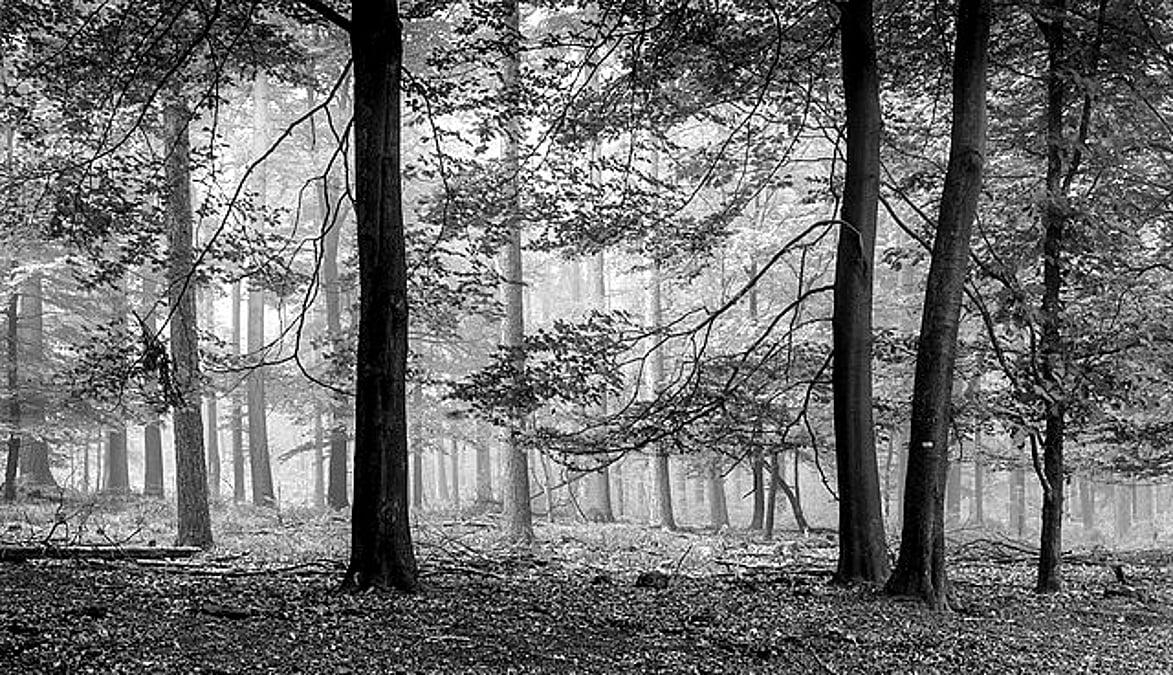
#> input picture assign_13/img/img_3.jpeg, 1173 x 675 px, found by its file name
$ python 1_ideal_lpf.py
#> lines starting #> are read from the running program, lines starting #| are printed output that depends on the picture; after the words box and inside, x2 and y2 are one past the last pixel; in counts of white or black regions, pixels touching at a corner belong together
import cv2
import numpy as np
import matplotlib.pyplot as plt

# Read image in grayscale
img = cv2.imread("img_3.jpeg", cv2.IMREAD_GRAYSCALE)
#> img is the input picture: shape (675, 1173); min 0, max 255, mean 111.9

if img is None:
    raise FileNotFoundError("Image not found!")

# 2D Fourier Transform
F = np.fft.fft2(img)

# Shift zero frequency to center
F_shift = np.fft.fftshift(F)

# Image dimensions
rows, cols = img.shape
#> rows = 675; cols = 1173
crow, ccol = rows // 2, cols // 2
#> crow = 337; ccol = 586

# Different filter radii
radii = [10, 25, 50, 100]

plt.figure(figsize=(12, 12))

for i, radius in enumerate(radii):

    # Create ideal low-pass filter
    mask = np.zeros((rows, cols), np.uint8)

    # Draw filled circle at the center
    cv2.circle(mask, (ccol, crow), radius, 1, -1)

    # Apply filter
    F_filtered = F_shift * mask

    # Inverse Fourier Transform
    F_ishift = np.fft.ifftshift(F_filtered)
    img_filtered = np.fft.ifft2(F_ishift)

    # Convert to real image
    img_filtered = np.abs(img_filtered)

    # Fourier magnitude spectrum
    spectrum = np.log(1 + np.abs(F_filtered))

    # Filtered image
    plt.subplot(4, 3, i * 3 + 1)
    plt.imshow(img_filtered, cmap="gray")
    plt.title(f"ILPF - Radius {radius}")
    plt.axis("off")

    # Filter mask
    plt.subplot(4, 3, i * 3 + 2)
    plt.imshow(mask, cmap="gray")
    plt.title(f"Filter Mask - R={radius}")
    plt.axis("off")

    # Fourier spectrum
    plt.subplot(4, 3, i * 3 + 3)
    plt.imshow(spectrum, cmap="gray")
    plt.title(f"FT - Radius {radius}")
    plt.axis("off")
#> this loop made 4 passes
#> pass 1, `img_filtered = np.abs(img_filtered)`:
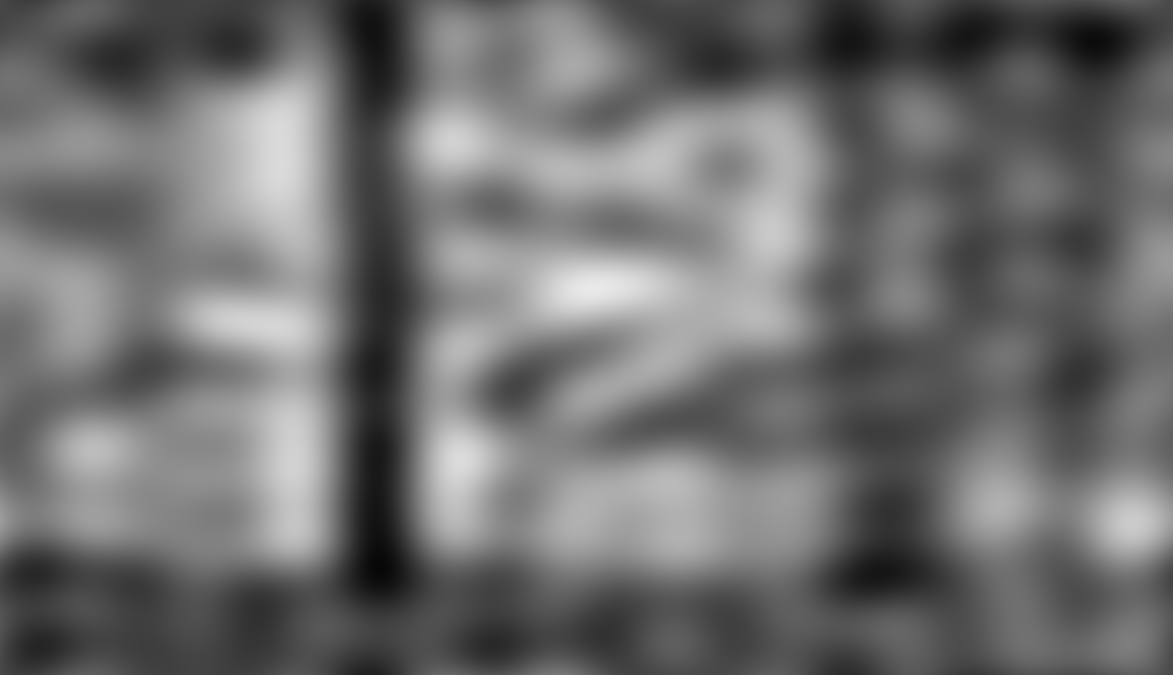
#> img_filtered: shape (675, 1173) float64; min 7.42, max 233.1, mean 111.9
#> pass 1, `spectrum = np.log(1 + np.abs(F_filtered))`:
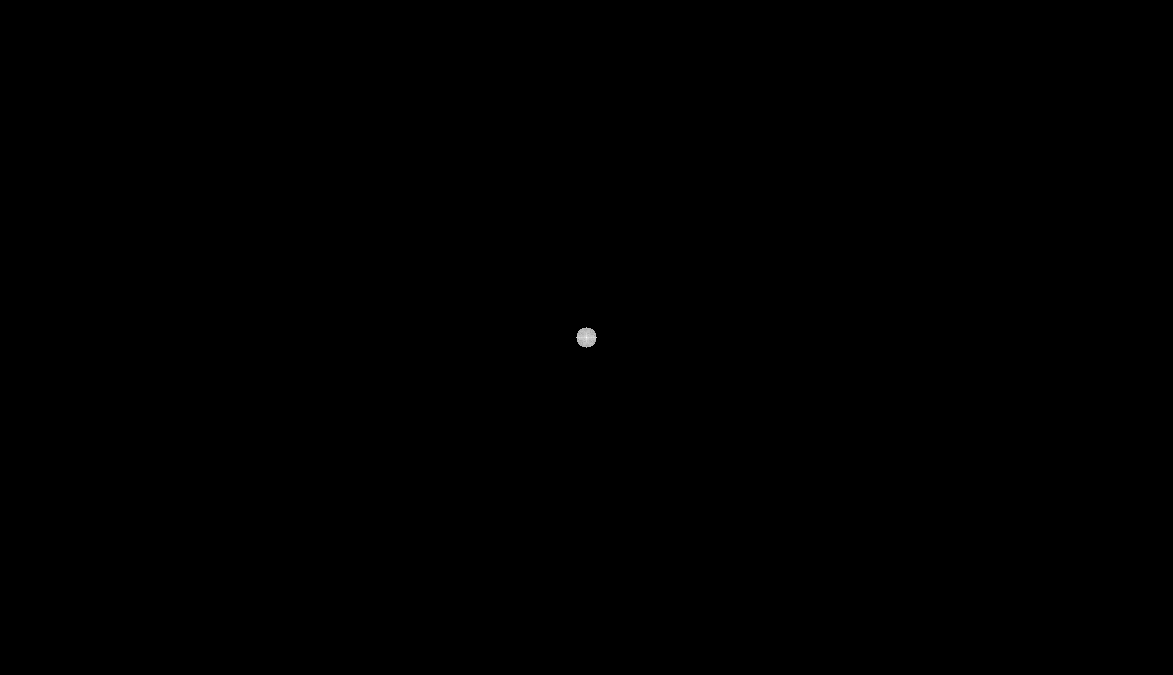
#> spectrum: shape (675, 1173) float64; min 0, max 18.3, mean 0.00547; drawn with min black and max white
#> pass 2, `img_filtered = np.abs(img_filtered)`:
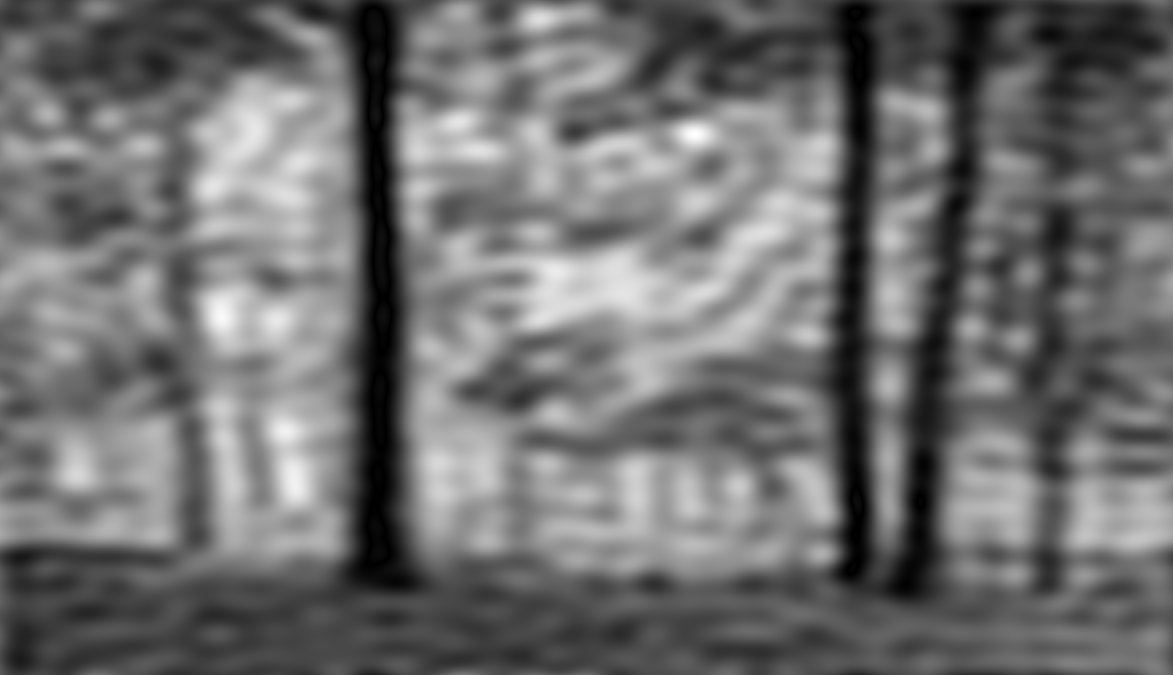
#> img_filtered: shape (675, 1173) float64; min 5.21e-06, max 254.6, mean 112
#> after the loop:
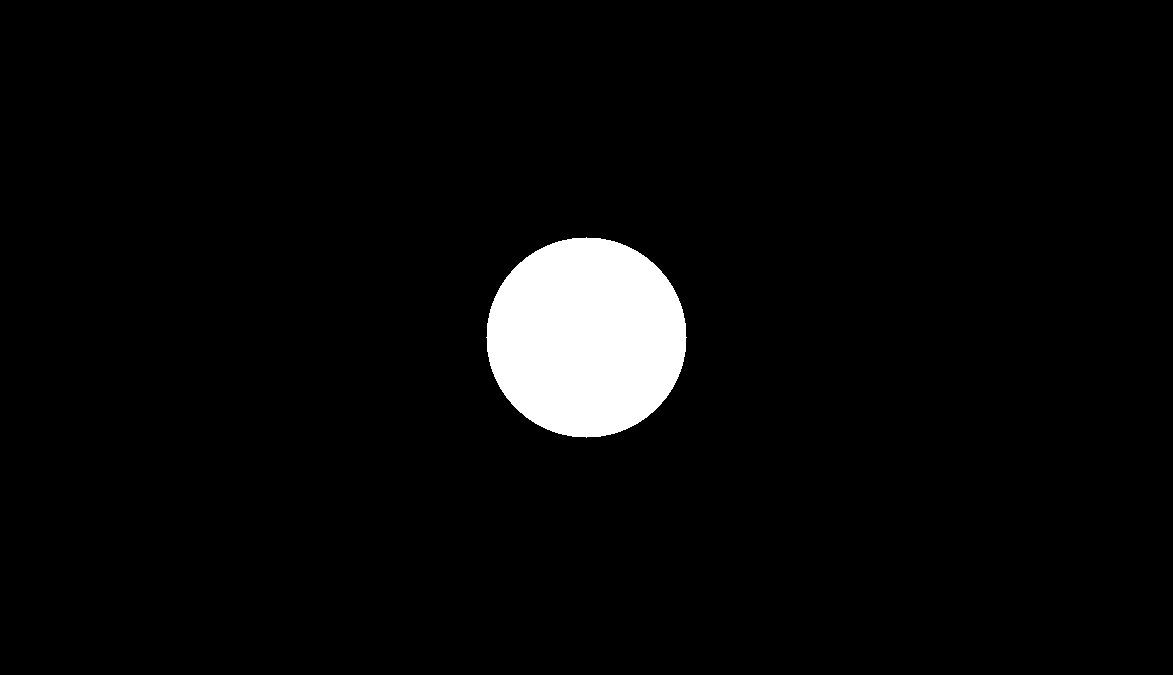
#> mask: shape (675, 1173); values 0 (black) and 1 (white), 4% white; 1 white region, box (x1, y1, x2, y2) and area: (486, 237, 687, 438) 31417

plt.tight_layout()
plt.show()
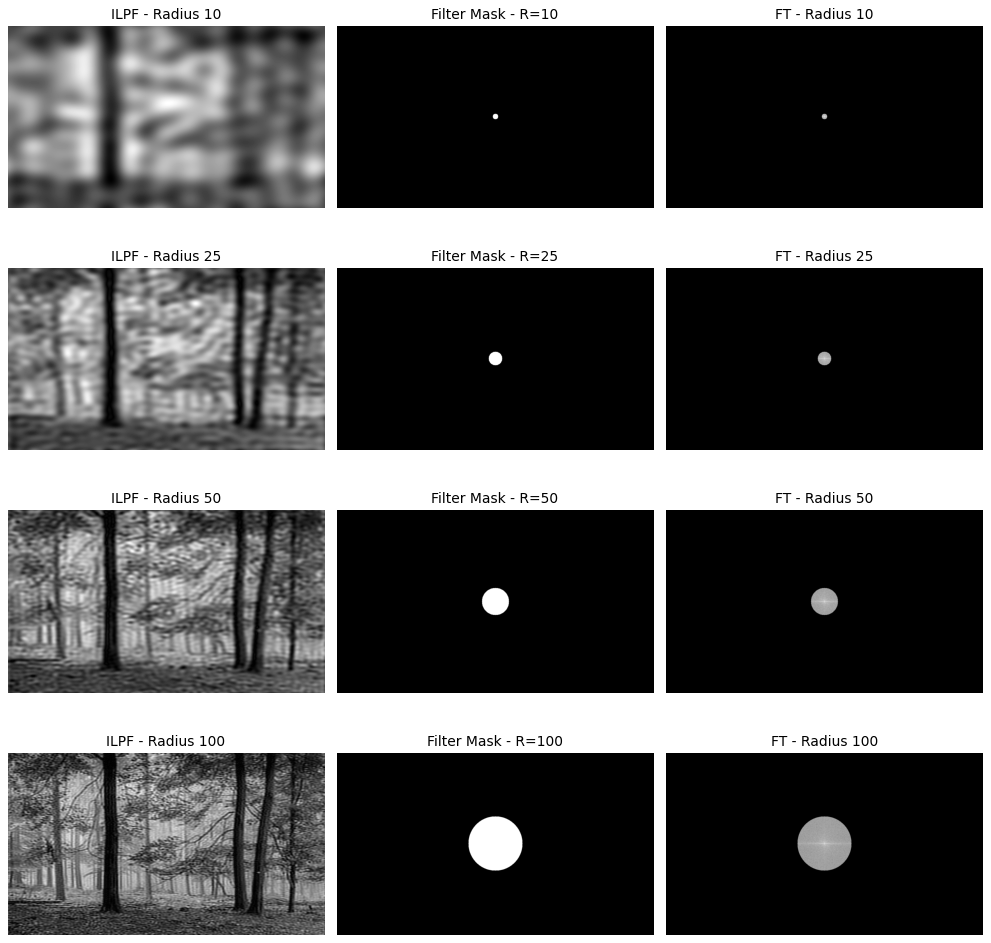
#> figure drawn by matplotlib, 12 panels

$ run again, with assign_13/img/img_1.jpeg copied over assign_13/img/img_3.jpeg
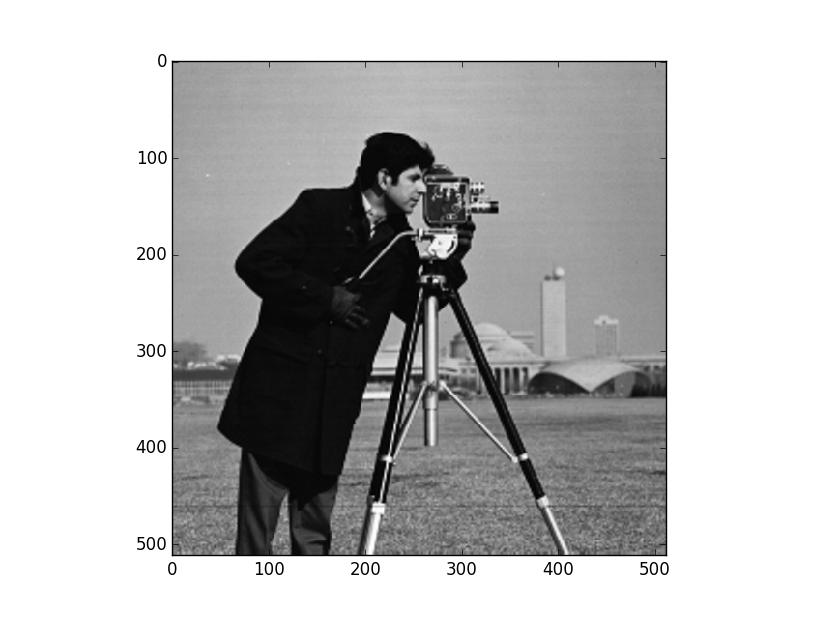
#> input picture assign_13/img/img_1.jpeg, 817 x 617 px, found by its file name
#> img is the input picture: shape (617, 817); min 0, max 255, mean 186.8
#> the loop `for i, radius in enumerate(radii):` made 4 passes
#> pass 1, `img_filtered = np.abs(img_filtered)`:
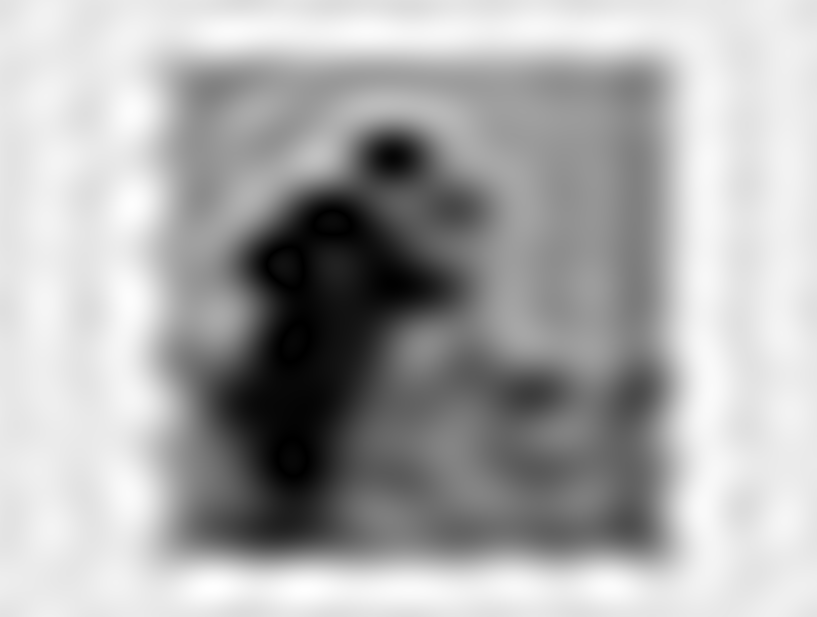
#> img_filtered: shape (617, 817) float64; min 9.6e-06, max 277, mean 186.9; drawn with min black and max white
#> after the loop `for i, radius in enumerate(radii):`:
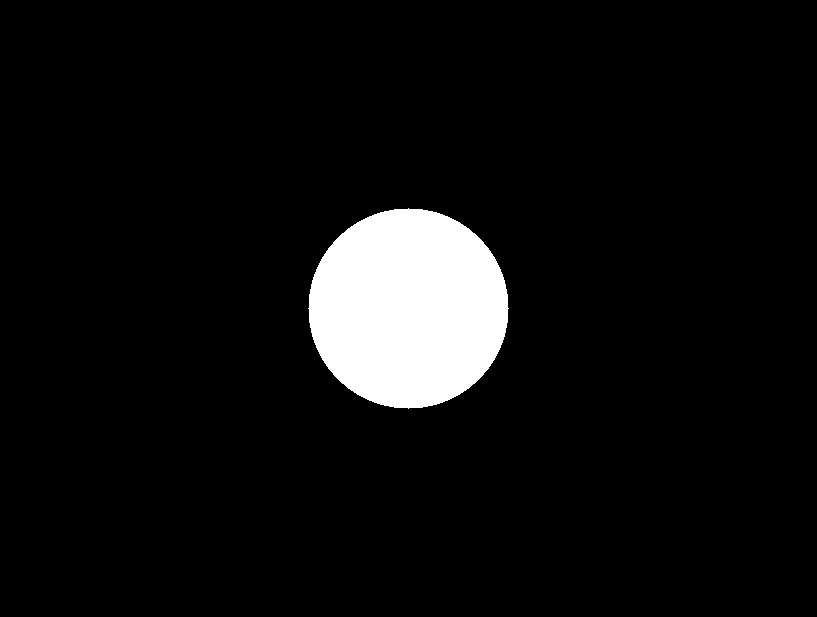
#> mask: shape (617, 817); values 0 (black) and 1 (white), 6.2% white; 1 white region, box (x1, y1, x2, y2) and area: (308, 208, 509, 409) 31417

$ run again, with assign_13/img/img_2.jpeg copied over assign_13/img/img_3.jpeg
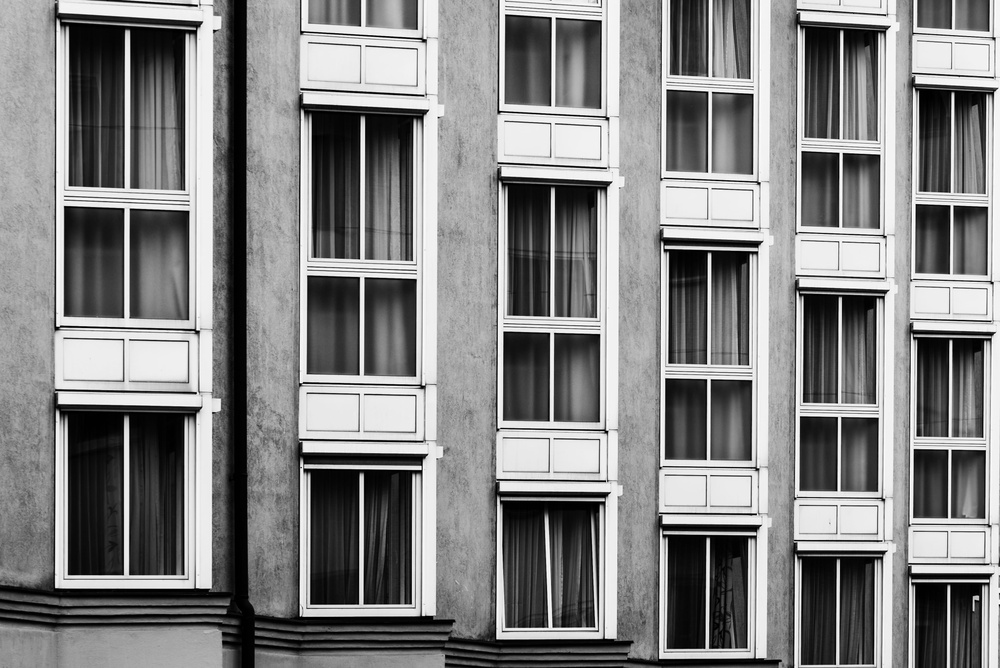
#> input picture assign_13/img/img_2.jpeg, 1000 x 668 px, shrunk from 4098 x 2736 before the run, found by its file name
#> img is the input picture: shape (668, 1000); min 0, max 255, mean 130.8
#> the loop `for i, radius in enumerate(radii):` made 4 passes
#> pass 1, `img_filtered = np.abs(img_filtered)`:
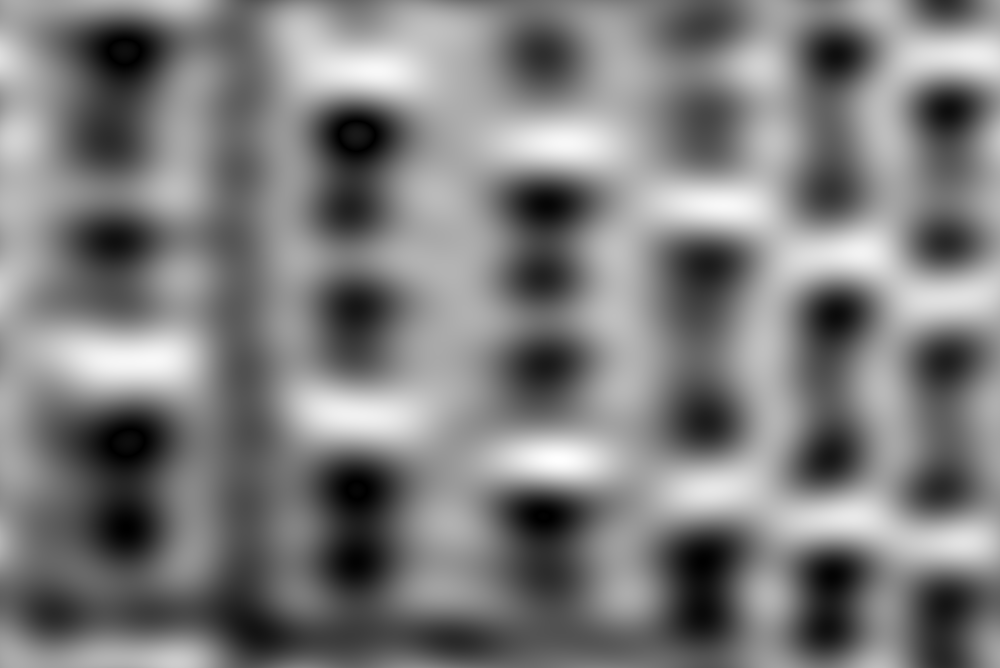
#> img_filtered: shape (668, 1000) float64; min 0.00136, max 266, mean 130.8; drawn with min black and max white
#> after the loop `for i, radius in enumerate(radii):`:
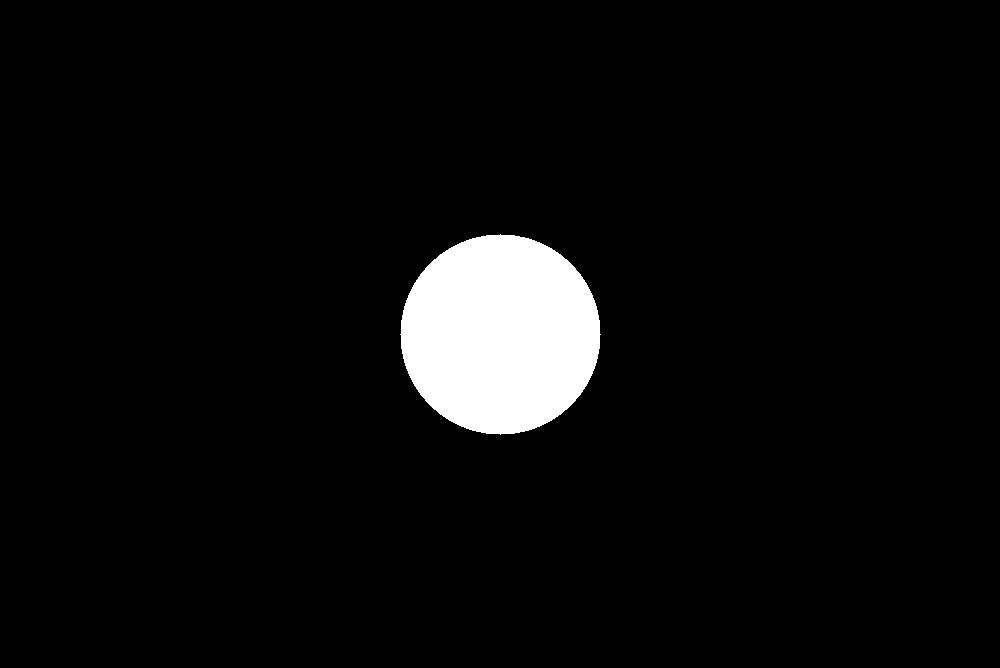
#> mask: shape (668, 1000); values 0 (black) and 1 (white), 4.7% white; 1 white region, box (x1, y1, x2, y2) and area: (400, 234, 601, 435) 31417
